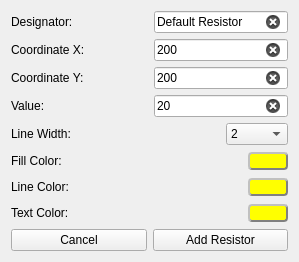
     <widget class="QWidget" name="tab_2">
      <attribute name="title">
       <string>Resistor</string>
      </attribute>
      <layout class="QGridLayout" name="gridLayout">
       <item row="0" column="0">
        <layout class="QHBoxLayout" name="horizontalLayout_8">
         <item>
          <widget class="QLabel" name="labelResistor_Designator">
           <property name="text">
            <string>Designator:</string>
           </property>
          </widget>
         </item>
         <item>
          <spacer name="horizontalSpacer_8">
           <property name="orientation">
            <enum>Qt::Horizontal</enum>
           </property>
           <property name="sizeHint" stdset="0">
            <size>
             <width>75</width>
             <height>20</height>
            </size>
           </property>
          </spacer>
         </item>
         <item>
          <widget class="QLineEdit" name="lineResistor_Designator">
           <property name="text">
            <string>Default Resistor</string>
           </property>
           <property name="maxLength">
            <number>50</number>
           </property>
           <property name="readOnly">
            <bool>false</bool>
           </property>
           <property name="clearButtonEnabled">
            <bool>true</bool>
           </property>
          </widget>
         </item>
        </layout>
       </item>
       <item row="1" column="0">
        <layout class="QHBoxLayout" name="horizontalLayout_9">
         <item>
          <widget class="QLabel" name="labelResistor_X">
           <property name="text">
            <string>Coordinate X:</string>
           </property>
          </widget>
         </item>
         <item>
          <spacer name="horizontalSpacer_9">
           <property name="orientation">
            <enum>Qt::Horizontal</enum>
           </property>
           <property name="sizeHint" stdset="0">
            <size>
             <width>60</width>
             <height>20</height>
            </size>
           </property>
          </spacer>
         </item>
         <item>
          <widget class="QLineEdit" name="lineResistor_X">
           <property name="text">
            <string>200</string>
           </property>
           <property name="maxLength">
            <number>4</number>
           </property>
           <property name="clearButtonEnabled">
            <bool>true</bool>
           </property>
          </widget>
         </item>
        </layout>
       </item>
       <item row="2" column="0">
        <layout class="QHBoxLayout" name="horizontalLayout_10">
         <item>
          <widget class="QLabel" name="labelResistor_Y">
           <property name="text">
            <string>Coordinate Y:</string>
           </property>
          </widget>
         </item>
         <item>
          <spacer name="horizontalSpacer_10">
           <property name="orientation">
            <enum>Qt::Horizontal</enum>
           </property>
           <property name="sizeHint" stdset="0">
            <size>
             <width>60</width>
             <height>20</height>
            </size>
           </property>
          </spacer>
         </item>
         <item>
          <widget class="QLineEdit" name="lineResistor_Y">
           <property name="text">
            <string>200</string>
           </property>
           <property name="maxLength">
            <number>4</number>
           </property>
           <property name="clearButtonEnabled">
            <bool>true</bool>
           </property>
          </widget>
         </item>
        </layout>
       </item>
       <item row="3" column="0">
        <layout class="QHBoxLayout" name="horizontalLayout_12">
         <item>
          <widget class="QLabel" name="labelResistor_Value">
           <property name="text">
            <string>Value: </string>
           </property>
          </widget>
         </item>
         <item>
          <spacer name="horizontalSpacer_12">
           <property name="orientation">
            <enum>Qt::Horizontal</enum>
           </property>
           <property name="sizeHint" stdset="0">
            <size>
             <width>90</width>
             <height>20</height>
            </size>
           </property>
          </spacer>
         </item>
         <item>
          <widget class="QLineEdit" name="lineResistor_Value">
           <property name="text">
            <string>20</string>
           </property>
           <property name="maxLength">
            <number>10</number>
           </property>
           <property name="clearButtonEnabled">
            <bool>true</bool>
           </property>
          </widget>
         </item>
        </layout>
       </item>
       <item row="4" column="0">
        <layout class="QHBoxLayout" name="horizontalLayout_11">
         <item>
          <widget class="QLabel" name="labelResistor_LineWidth">
           <property name="text">
            <string>Line Width: </string>
           </property>
          </widget>
         </item>
         <item>
          <spacer name="horizontalSpacer_11">
           <property name="orientation">
            <enum>Qt::Horizontal</enum>
           </property>
           <property name="sizeHint" stdset="0">
            <size>
             <width>40</width>
             <height>20</height>
            </size>
           </property>
          </spacer>
         </item>
         <item>
          <widget class="QComboBox" name="comboResistor_LineWidth">
           <property name="cursor">
            <cursorShape>PointingHandCursor</cursorShape>
           </property>
           <property name="editable">
            <bool>false</bool>
           </property>
           <property name="currentText">
            <string>2</string>
           </property>
           <property name="currentIndex">
            <number>1</number>
           </property>
           <property name="maxVisibleItems">
            <number>10</number>
           </property>
           <property name="insertPolicy">
            <enum>QComboBox::NoInsert</enum>
           </property>
           <property name="sizeAdjustPolicy">
            <enum>QComboBox::AdjustToMinimumContentsLength</enum>
           </property>
           <property name="minimumContentsLength">
            <number>4</number>
           </property>
           <item>
            <property name="text">
             <string>1</string>
            </property>
           </item>
           <item>
            <property name="text">
             <string>2</string>
            </property>
           </item>
           <item>
            <property name="text">
             <string>3</string>
            </property>
           </item>
           <item>
            <property name="text">
             <string>4</string>
            </property>
           </item>
           <item>
            <property name="text">
             <string>5</string>
            </property>
           </item>
           <item>
            <property name="text">
             <string>6</string>
            </property>
           </item>
           <item>
            <property name="text">
             <string>7</string>
            </property>
           </item>
           <item>
            <property name="text">
             <string>8</string>
            </property>
           </item>
           <item>
            <property name="text">
             <string>9</string>
            </property>
           </item>
           <item>
            <property name="text">
             <string>10</string>
            </property>
           </item>
          </widget>
         </item>
        </layout>
       </item>
       <item row="5" column="0">
        <layout class="QHBoxLayout" name="horizontalLayout_34">
         <item>
          <widget class="QLabel" name="labelResistor_fillColor">
           <property name="text">
            <string>Fill Color:</string>
           </property>
          </widget>
         </item>
         <item>
          <spacer name="horizontalSpacer_30">
           <property name="orientation">
            <enum>Qt::Horizontal</enum>
           </property>
           <property name="sizeHint" stdset="0">
            <size>
             <width>40</width>
             <height>20</height>
            </size>
           </property>
          </spacer>
         </item>
         <item>
          <widget class="QPushButton" name="fillColorButton_resistor">
           <property name="minimumSize">
            <size>
             <width>40</width>
             <height>0</height>
            </size>
           </property>
           <property name="styleSheet">
            <string notr="true">    	background-color: rgb(255,255,0);
    	border-style: outset;
	border-radius: 4px;
    	border-width: 2px;
    	border-color: gray;</string>
           </property>
           <property name="text">
            <string/>
           </property>
           <property name="autoDefault">
            <bool>false</bool>
           </property>
          </widget>
         </item>
        </layout>
       </item>
       <item row="6" column="0">
        <layout class="QHBoxLayout" name="horizontalLayout_35">
         <item>
          <widget class="QLabel" name="labelResistor_lineColor">
           <property name="text">
            <string>Line Color:</string>
           </property>
          </widget>
         </item>
         <item>
          <spacer name="horizontalSpacer_31">
           <property name="orientation">
            <enum>Qt::Horizontal</enum>
           </property>
           <property name="sizeHint" stdset="0">
            <size>
             <width>40</width>
             <height>20</height>
            </size>
           </property>
          </spacer>
         </item>
         <item>
          <widget class="QPushButton" name="lineColorButton_resistor">
           <property name="minimumSize">
            <size>
             <width>40</width>
             <height>0</height>
            </size>
           </property>
           <property name="styleSheet">
            <string notr="true">    	background-color: rgb(255,255,0);
    	border-style: outset;
	border-radius: 4px;
    	border-width: 2px;
    	border-color: gray;</string>
           </property>
           <property name="text">
            <string/>
           </property>
           <property name="autoDefault">
            <bool>false</bool>
           </property>
          </widget>
         </item>
        </layout>
       </item>
       <item row="7" column="0">
        <layout class="QHBoxLayout" name="horizontalLayout_36">
         <item>
          <widget class="QLabel" name="labelResistor_textColor">
           <property name="text">
            <string>Text Color:</string>
           </property>
          </widget>
         </item>
         <item>
          <spacer name="horizontalSpacer_32">
           <property name="orientation">
            <enum>Qt::Horizontal</enum>
           </property>
           <property name="sizeHint" stdset="0">
            <size>
             <width>40</width>
             <height>20</height>
            </size>
           </property>
          </spacer>
         </item>
         <item>
          <widget class="QPushButton" name="textColorButton_resistor">
           <property name="minimumSize">
            <size>
             <width>40</width>
             <height>0</height>
            </size>
           </property>
           <property name="styleSheet">
            <string notr="true">    	background-color: rgb(255,255,0);
    	border-style: outset;
	border-radius: 4px;
    	border-width: 2px;
    	border-color: gray;</string>
           </property>
           <property name="text">
            <string/>
           </property>
           <property name="autoDefault">
            <bool>false</bool>
           </property>
          </widget>
         </item>
        </layout>
       </item>
       <item row="8" column="0">
        <layout class="QHBoxLayout" name="horizontalLayout_28">
         <item>
          <widget class="QPushButton" name="CancelResistor">
           <property name="text">
            <string>Cancel</string>
           </property>
           <property name="autoDefault">
            <bool>false</bool>
           </property>
          </widget>
         </item>
         <item>
          <widget class="QPushButton" name="AddResistor">
           <property name="enabled">
            <bool>true</bool>
           </property>
           <property name="accessibleName">
            <string/>
           </property>
           <property name="inputMethodHints">
            <set>Qt::ImhNone</set>
           </property>
           <property name="text">
            <string>Add Resistor</string>
           </property>
           <property name="checkable">
            <bool>false</bool>
           </property>
           <property name="autoDefault">
            <bool>true</bool>
           </property>
           <property name="default">
            <bool>false</bool>
           </property>
           <property name="flat">
            <bool>false</bool>
           </property>
          </widget>
         </item>
        </layout>
       </item>
      </layout>
     </widget>
